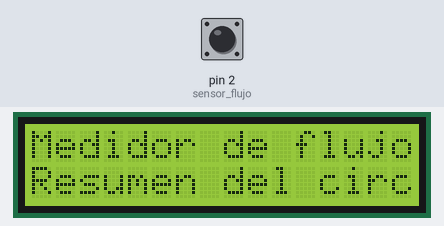
This sketch was run on a simulated Arduino Uno, built with avr-gcc and run on an emulated ATmega328P. On the bench: 16×2 character LCD. Inputs (shaded band) come from the test bench; at power-on: pin 2 (sensor_flujo) HIGH. WiFi joins after 1.5 s; servers stay silent unless stated; what the sketch prints to the serial monitor is not drawn.

Above: at 0.1 s.
At 3.0 s:
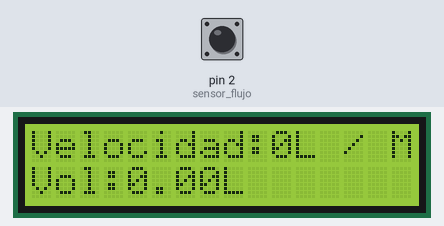
3.1 s: pin 2 (sensor_flujo) pulsed LOW 5 times (0.12 s each, 0.3 s apart)
At 6.3 s:
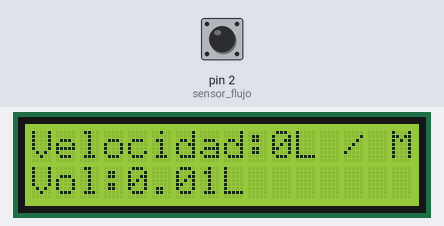
Timing chart, 0 to 7.8 s (numbered marks = the images above; inputs shaded):
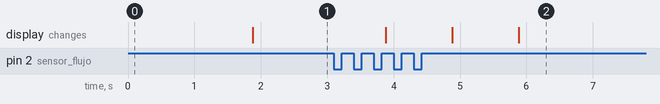

The sketch:

final.ino
```cpp
#include <LiquidCrystal.h>
#include <SoftwareSerial.h>
#include <BlynkSimpleStream.h>

volatile int flujo_frecuencia; // Mide pulsos del sensor de flujo
float vol = 0.0, l_minute;
unsigned int sensor_flujo = 2; // Entrada del sensor
unsigned long currentTime;
unsigned long cloopTime;

LiquidCrystal lcd(12, 11, 5, 4, 3, 9);
SoftwareSerial SwSerial(10, 11); // RX, TX

#define BLYNK_TEMPLATE_ID           "TMPL6X3cOCu5r"
#define BLYNK_TEMPLATE_NAME         "medidor de flujo"
#define BLYNK_AUTH_TOKEN            "07XnWIabtDqed2bJLoQWE9vLiQvwX9px"

BlynkTimer timer;
int uptimeCounter;
String someStaticData = "SomeStaticData";

void flow() // Función de interrupción
{
  flujo_frecuencia++;
}

void sendSensorData()
{
  currentTime = millis();

  if (currentTime >= (cloopTime + 1000))
  {
    cloopTime = currentTime;

    if (flujo_frecuencia != 0)
    {
      l_minute = (flujo_frecuencia / 7.5);
      lcd.clear();
      lcd.setCursor(0, 0);
      lcd.print("Velocidad:");
      lcd.print(l_minute);
      lcd.print("L / M");
      l_minute = l_minute / 60;
      lcd.setCursor(0, 1);
      vol = vol + l_minute;
      lcd.print("Vol:");
      lcd.print(vol);
      lcd.print("L");
      flujo_frecuencia = 0;
      Serial.print(l_minute, DEC);
      Serial.println("L / Sec");
    }
    else
    {
      lcd.clear();
      lcd.setCursor(0, 0);
      lcd.print("Velocidad:");
      lcd.print(flujo_frecuencia);
      lcd.print("L / M");
      lcd.setCursor(0, 1);
      lcd.print("Vol:");
      lcd.print(vol);
      lcd.print("L");
    }
  }
}

void increment() {
  uptimeCounter++;

  //storing int and string in V0 pin on server
  Blynk.virtualWrite(V0, uptimeCounter, someStaticData);

  //updating value display with uptimeCounter
  Blynk.virtualWrite(V1, uptimeCounter);
}

void setup()
{
  pinMode(sensor_flujo, INPUT);
  digitalWrite(sensor_flujo, HIGH);
  Serial.begin(9600);
  lcd.begin(16, 2);
  attachInterrupt(digitalPinToInterrupt(sensor_flujo), flow, RISING); // Configuración de interrupción
  lcd.clear();
  lcd.setCursor(0, 0);
  lcd.print("Medidor de flujo de agua");
  lcd.setCursor(0, 1);
  lcd.print("Resumen del circuito");
  currentTime = millis();
  cloopTime = currentTime;

  SwSerial.begin(115200);
  Blynk.begin(SwSerial, BLYNK_AUTH_TOKEN);

  Blynk.virtualWrite(V2, vol); // Inicializar el valor de volumen en la pantalla virtual V2

  timer.setInterval(1000L, increment); // Llama a la función increment cada segundo
}

void loop()
{
  Blynk.run();
  timer.run();
  sendSensorData();
}
```

Measured:
- after the input at 3.1 s, the display: first changes after 0.78 s (image 2 shows a later state)
